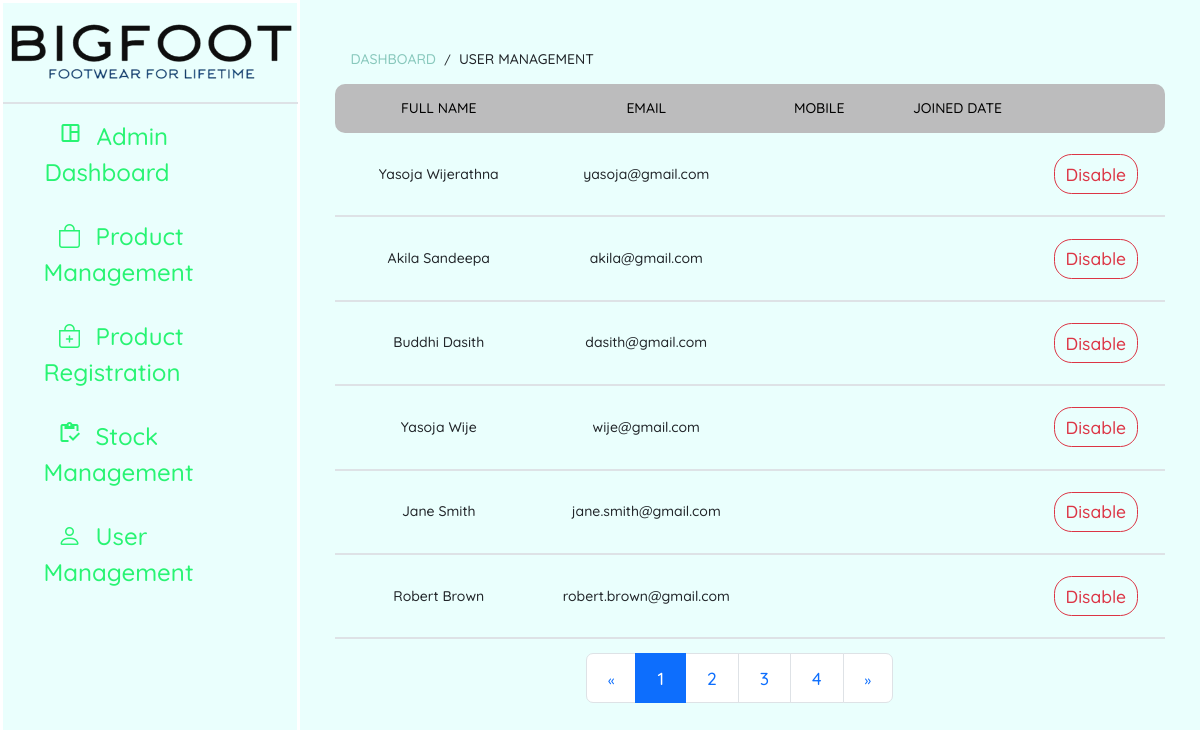
Screenshot of /bigfoot/adminUserManagement.php (signed in) with the database file from the repository.
### tables this page shows
CREATE TABLE IF NOT EXISTS `user` (
  `id` varchar(10) NOT NULL,
  `fname` varchar(20) NOT NULL,
  `lname` varchar(20) NOT NULL,
  `email` varchar(50) NOT NULL,
  `join_date` datetime NOT NULL,
  `user_type_id` int NOT NULL,
  `status_id` int NOT NULL,
  PRIMARY KEY (`id`),
  KEY `fk_user_user_type1_idx` (`user_type_id`),
  KEY `fk_user_status1_idx` (`status_id`),
  CONSTRAINT `fk_user_status1` FOREIGN KEY (`status_id`) REFERENCES `status` (`id`),
  CONSTRAINT `fk_user_user_type1` FOREIGN KEY (`user_type_id`) REFERENCES `user_type` (`id`)
);

### bigfoot/connection.php (called while the page is built, shortened)
<?php
class Database{
    public static $connection;
    public static function setUpConnection(){
        if(!isset(Database::$connection)){
            Database::$connection =new mysqli("localhost","root","colombo123","bigfoot","3306");
        }
    }
    public static function search ($q) {
        $resultset=Database::$connection->query($q);
        return $resultset;
    }
}
?>

### bigfoot/adminUserManagement.php (the view, shortened to what this page needs)
<?php
include "connection.php";
if (isset($_SESSION["admin"])) {
?>
<!DOCTYPE html>
<html lang="en">
<head>
    <link rel="stylesheet" href="bootstrap.css">
    <link rel="stylesheet" href="https://cdn.jsdelivr.net/npm/bootstrap-icons@1.9.1/font/bootstrap-icons.css">
    <link rel="stylesheet" href="style.css">
</head>
<body>
    <div class="container-fluid" style="padding: 0;">
        <?php include "adminSideMenu.php"; ?>
        <div class="col-sm-12 col-md-9 product-Management">
            <div class="breadcrumbs">
                <div class="container">
                    <div class="row">
                        <div class="col">
                            <p class="bread"><span><a href="adminDashboard.php">Dashboard</a></span> / <span>User Management</span></p>
                        </div>
                    </div>
                </div>
            </div>
            <div class="row " style="margin-bottom: 1rem;">
                <div class="col-12">
                    <div class="heading-row d-flex overflow-auto">
                        <div class="col-lg-3 col-sm-5 text-center">
                            <span>Full Name</span>
                        </div>
                        <div class="col-lg-3  col-sm-5 text-center">
                            <span>Email</span>
                        </div>
                        <div class="col-lg col-sm-3 text-center">
                            <span>Mobile</span>
                        </div>
                        <div class="col-lg col-sm-3 text-center">
                            <span>Joined Date</span>
                        </div>
                        <div class="col-lg col-sm-3 text-center">
                        </div>
                    </div>
                </div>
                <?php
                if (isset($_GET["page"])) {
                    $pageno = $_GET["page"];
                } else {
                    $pageno = 1;
                }
                $results_per_page = 6;
                $selected_rs = Database::search("SELECT * FROM `user` ");
                $selected_num = $selected_rs->num_rows;
                $number_of_pages = ceil($selected_num / $results_per_page);
                $page_results = ($pageno - 1) * $results_per_page;
                $user_rs = Database::search("SELECT * FROM `user`   LIMIT " . $results_per_page . " OFFSET " . $page_results . "  ");
                $user_num = $user_rs->num_rows;
                for ($x = 0; $x < $user_num; $x++) {
                    $user_data = $user_rs->fetch_assoc();
                ?>
                    <div class="col-12 overflow-auto">
                        <div class="product-row d-flex border-bottom border-2 " style="border-bottom-left-radius: 0  ; border-bottom-right-radius: 0;">
                            <div class="col-lg-3 col-sm-5 d-flex justify-content-center">
                                <div class="d-flex align-items-center ">
                                    <span class=" fs-6" style=" word-break: break-all;"><?php echo $user_data["fname"] . " " . $user_data["lname"] ?></span>
                                </div>
                            </div>
                            <div class="col-lg-3 col-sm-5 d-flex justify-content-center">
                                <div class="d-flex align-items-center" style=" word-break: break-all;">
                                    <span class="fs-6"><?php echo $user_data["email"] ?></span>
                                </div>
                            </div>
                            <div class="col-lg col-sm-3 d-flex justify-content-center">
                            </div>
                            <div class="col-lg col-sm-3 d-flex justify-content-center">
                            </div>
                            <div class="col-lg col-sm-3  d-flex justify-content-center">
                                <div class="d-flex align-items-center">
                                    <?php
                                    if ($user_data["status_id"] == 2) {
                                    ?>
                                        <span class=" btn btn-outline-success fs-5  " href="#" onclick="changeUserStatus(<?php echo $user_data['mobile'] ?>);">Enable</span>
                                    <?php
                                    } else if ($user_data["status_id"] == 1) {
                                    ?>
                                        <span class=" btn btn-outline-danger fs-5" href="#" onclick="changeUserStatus(<?php echo $user_data['mobile']  ?>);">Disable</span>
                                    <?php
                                    }
                                    ?>
                                </div>
                            </div>
                        </div>
                    </div>
                <?php
                }
                ?>
                <div class="row mt-3">
                    <div class="col-md-12 text-center">
                        <nav aria-label="Page navigation example">
                            <ul class="pagination pagination-lg justify-content-center">
                                <li class="page-item">
                                    <a class="page-link" href="
                                            <?php if ($pageno <= 1) {
                                                echo ("#");
                                            } else {
                                                echo ".page=" . ($pageno - 1);
                                            } ?>" aria-label="Previous">
                                        <span aria-hidden="true">&laquo;</span>
                                    </a>
                                </li>
                                <?php
                                for ($x = 1; $x <= $number_of_pages; $x++) {
                                    if ($x == $pageno) {
                                ?>
                                        <li class="page-item active">
                                            <a class="page-link" href="<?php echo "?page=" . ($x); ?>"><?php echo ($x); ?></a>
                                        </li>
                                    <?php
                                    } else {
                                    ?>
                                        <li class="page-item ">
                                            <a class="page-link" href="<?php echo "?page=" . ($x); ?>"><?php echo ($x); ?></a>
                                        </li>
                                <?php
                                    }
                                }
                                ?>
                                <li class="page-item">
                                    <a class="page-link" href="
                                            <?php if ($pageno >= $number_of_pages) {
                                                echo ("#");
                                            } else {
                                                echo ".page=" . ($pageno + 1);
                                            } ?>" aria-label="Next">
                                        <span aria-hidden="true">&raquo;</span>
                                    </a>
                                </li>
                            </ul>
                        </nav>
                    </div>
                </div>
            </div>
        </div>
    </div>
</body>
</html>
<?php
}else{
    header("Location:adminLogin.php");
}
?>

### bigfoot/style.css (style rules this page uses)
body { overflow-x: hidden; }
a, p, span { text-decoration: none !important; background-color: transparent; font-size: 14px; }
.btn, button { display: inline-block; font-weight: 400 !important; text-align: center !important; white-space: nowrap; vertical-align: middle !important; margin: 3px; min-width: 25px; height: 40px; padding: 0.4rem 0.75rem !important; font-size: 1.15rem; line-height: 1.5; border-radius: 1.25rem !important; border: 1px solid; }
* { font-family: "Quicksand"; font-size: 14px; }
.dashboard, .product-Management { float: right; height: 100vh; background-color: rgb(234, 255, 253); overflow-y: scroll; }
@media (min-width: 424px) { .container { max-width: 380px; } }
@media (min-width: 576px) { .container { max-width: 540px; } }
@media (min-width: 767px) { .container { max-width: 720px; } }
@media (min-width: 767px) { .product-Management { padding: 2.5rem; } }
@media (min-width: 992px) { .container { max-width: 940px; } }
@media (min-width: 1200px) { .container { max-width: 1140px; } }

### rows the page displays
user: fname "Yasoja", lname "Wijerathna", email "yasoja@gmail.com"
user: fname "Akila", lname "Sandeepa", email "akila@gmail.com"
user: fname "Buddhi", lname "Dasith", email "dasith@gmail.com"
user: fname "Yasoja", lname "Wije", email "wije@gmail.com"
user: fname "Jane", lname "Smith", email "jane.smith@gmail.com"
user: fname "Robert", lname "Brown", email "robert.brown@gmail.com"
